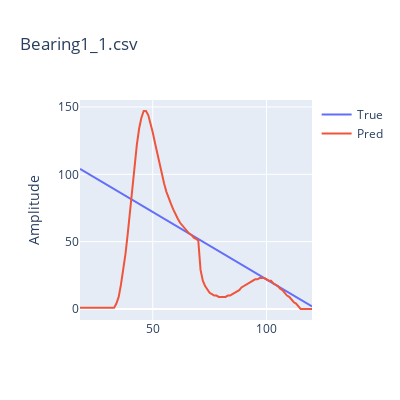
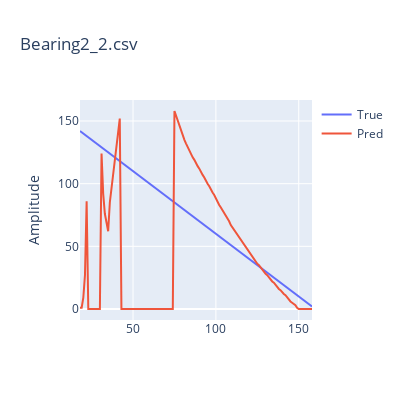
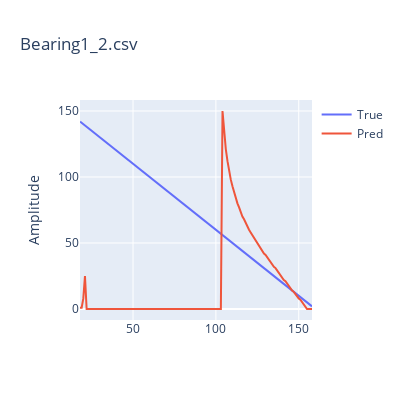

The cell these charts' notebook holds for them, in order:
### Code cell
m, nRS, st, drop= Mp
nHI, nR, N1, N2, N3,D, tau = Mp2
init = (st+nRS)
len_=0
brngs = brngs1
for i,brng in enumerate(brngs[:3]):
    mapeInit,check = None, False
    df_RS = (pd.read_csv(os.path.join(dir_rs,brng)).abs()).iloc[:,:-1]
    df_HI = (pd.read_csv(os.path.join(dir_hi,brng)).abs()).iloc[:,-1:]
    if drop: df_RS = df_RS.drop(columns='Y')
    RS = process_RS(df_RS,nRS)
    HI = process_HI(df_HI,nHI=nHI,init=init)
    xS,yS,zS = RS[st:-2], HI[:-1], HI[1:]
    if i==0: 
        teda=AutoCloud(m=m, nS=len(xS[0]), nI=len(yS[0]), nR=nR, nO=len(yS[0]), 
                            N1=N1, N2=N2, N3=N3, tau=tau, decay=D,
                            eol=0.2, fator=1,st=st+nRS-1) 
    elif i>0: teda.reset_rul()
    teda.wta = True
    teda.add_rulR2(n=-(st+nRS)+len(df_RS))
    for j,_ in enumerate(xS):
        x= xS[j]
        y,z = yS[j],zS[j]

        if i <= 1: teda.run(X=x,MergeGrnls=True,MergeOffGrnls=True,FitOffGrnls=True,OfflineRun=True)
        else: teda.run(x,MergeGrnls=True,MergeOffGrnls=True,FitOffGrnls=True, OfflineRun=True)
        
        teda.adapt(y,z)
        teda.RUL_single(y)

        if i ==0:
            if np.any(1 != teda.cloud_activation2[-1]) and not check:
                mapeInit=j
                check = True
                DamagedGrnl = (teda.cloud_activation2[-1])
        elif i>0 and not check:
            if DamagedGrnl in teda.cloud_activation3[-1]:
                mapeInit = j + 0
                check = True

    mape2 = teda.TimelyWeightedMAPE(rult=teda.cycleP,rulR=teda.rulR2,start=mapeInit)
    check = False
    print(mape2,mapeInit)
    plot_2series(x1=teda.cycleP,x2=teda.cycleP,y1=teda.rulR2,y2=teda.rulP, title=brng,s1='True',s2='Pred')

plot_DSI2(teda,ftrs=3,title='DSI - Granulation',ncol=2)

### Figure 1 — Plotly figure (JSON) as saved in the notebook; plotly's stock layout.template omitted (floating-point values rounded to 4 significant figures)
{"data": [{"mode": "lines", "name": "True", "type": "scatter", "x": [18.0, 19.0, 20.0, 21.0, 22.0, 23.0, 24.0, 25.0, 26.0, 27.0, 28.0, 29.0, 30.0, 31.0, 32.0, 33.0, 34.0, 35.0, 36.0, 37.0, 38.0, 39.0, 40.0, 41.0, 42.0, 43.0, 44.0, 45.0, 46.0, 47.0, 48.0, 49.0, 50.0, 51.0, 52.0, 53.0, 54.0, 55.0, 56.0, 57.0, 58.0, 59.0, 60.0, 61.0, 62.0, 63.0, 64.0, 65.0, 66.0, 67.0, 68.0, 69.0, 70.0, 71.0, 72.0, 73.0, 74.0, 75.0, 76.0, 77.0, 78.0, 79.0, 80.0, 81.0, 82.0, 83.0, 84.0, 85.0, 86.0, 87.0, 88.0, 89.0, 90.0, 91.0, 92.0, 93.0, 94.0, 95.0, 96.0, 97.0, 98.0, 99.0, 100.0, 101.0, 102.0, 103.0, 104.0, 105.0, 106.0, 107.0, 108.0, 109.0, 110.0, 111.0, 112.0, 113.0, 114.0, 115.0, 116.0, 117.0, 118.0, 119.0, 120.0], "xaxis": "x", "y": [104, 103, 102, 101, 100, 99, 98, 97, 96, 95, 94, 93, 92, 91, 90, 89, 88, 87, 86, 85, 84, 83, 82, 81, 80, 79, 78, 77, 76, 75, 74, 73, 72, 71, 70, 69, 68, 67, 66, 65, 64, 63, 62, 61, 60, 59, 58, 57, 56, 55, 54, 53, 52, 51, 50, 49, 48, 47, 46, 45, 44, 43, 42, 41, 40, 39, 38, 37, 36, 35, 34, 33, 32, 31, 30, 29, 28, 27, 26, 25, 24, 23, 22, 21, 20, 19, 18, 17, 16, 15, 14, 13, 12, 11, 10, 9, 8, 7, 6, 5, 4, 3, 2], "yaxis": "y"}, {"mode": "lines", "name": "Pred", "type": "scatter", "x": [18.0, 19.0, 20.0, 21.0, 22.0, 23.0, 24.0, 25.0, 26.0, 27.0, 28.0, 29.0, 30.0, 31.0, 32.0, 33.0, 34.0, 35.0, 36.0, 37.0, 38.0, 39.0, 40.0, 41.0, 42.0, 43.0, 44.0, 45.0, 46.0, 47.0, 48.0, 49.0, 50.0, 51.0, 52.0, 53.0, 54.0, 55.0, 56.0, 57.0, 58.0, 59.0, 60.0, 61.0, 62.0, 63.0, 64.0, 65.0, 66.0, 67.0, 68.0, 69.0, 70.0, 71.0, 72.0, 73.0, 74.0, 75.0, 76.0, 77.0, 78.0, 79.0, 80.0, 81.0, 82.0, 83.0, 84.0, 85.0, 86.0, 87.0, 88.0, 89.0, 90.0, 91.0, 92.0, 93.0, 94.0, 95.0, 96.0, 97.0, 98.0, 99.0, 100.0, 101.0, 102.0, 103.0, 104.0, 105.0, 106.0, 107.0, 108.0, 109.0, 110.0, 111.0, 112.0, 113.0, 114.0, 115.0, 116.0, 117.0, 118.0, 119.0, 120.0], "xaxis": "x", "y": [1.0, 1.0, 1.0, 1.0, 1.0, 1.0, 1.0, 1.0, 1.0, 1.0, 1.0, 1.0, 1.0, 1.0, 1.0, 1.0, 4.0, 9.0, 18.0, 28.0, 41.0, 56.0, 73.0, 90.0, 107.0, 122.0, 134.0, 142.0, 147.0, 147.0, 144.0, 138.0, 131.0, 123.0, 115.0, 107.0, 100.0, 93.0, 87.0, 82.0, 78.0, 74.0, 70.0, 67.0, 64.0, 62.0, 60.0, 58.0, 56.0, 55.0, 53.0, 52.0, 51.0, 29.0, 21.0, 17.0, 14.0, 12.0, 11.0, 10.0, 10.0, 9.0, 9.0, 9.0, 9.0, 10.0, 10.0, 11.0, 12.0, 13.0, 14.0, 16.0, 17.0, 18.0, 19.0, 20.0, 21.0, 22.0, 22.0, 23.0, 23.0, 23.0, 22.0, 21.0, 21.0, 19.0, 18.0, 17.0, 15.0, 14.0, 12.0, 10.0, 9.0, 7.0, 5.0, 4.0, 2.0, 0.0, 0.0, 0.0, 0.0, 0.0, 0.0], "yaxis": "y"}], "layout": {"height": 400, "title": {"text": "Bearing1_1.csv"}, "width": 400, "xaxis": {"anchor": "y", "domain": [0, 1]}, "yaxis": {"anchor": "x", "domain": [0, 1], "title": {"text": "Amplitude"}}}}

### Figure 2 — Plotly figure (JSON) as saved in the notebook; plotly's stock layout.template omitted (floating-point values rounded to 4 significant figures; data arrays with more than 128 entries replaced by an {"elided": "..."} marker saying what was removed)
{"data": [{"mode": "lines", "name": "True", "type": "scatter", "x": {"elided": "141 float values"}, "xaxis": "x", "y": {"elided": "142 int values"}, "yaxis": "y"}, {"mode": "lines", "name": "Pred", "type": "scatter", "x": {"elided": "141 float values"}, "xaxis": "x", "y": {"elided": "141 float values"}, "yaxis": "y"}], "layout": {"height": 400, "title": {"text": "Bearing2_2.csv"}, "width": 400, "xaxis": {"anchor": "y", "domain": [0, 1]}, "yaxis": {"anchor": "x", "domain": [0, 1], "title": {"text": "Amplitude"}}}}

### Figure 3 — Plotly figure (JSON) as saved in the notebook; plotly's stock layout.template omitted (floating-point values rounded to 4 significant figures; data arrays with more than 128 entries replaced by an {"elided": "..."} marker saying what was removed)
{"data": [{"mode": "lines", "name": "True", "type": "scatter", "x": {"elided": "141 float values"}, "xaxis": "x", "y": {"elided": "142 int values"}, "yaxis": "y"}, {"mode": "lines", "name": "Pred", "type": "scatter", "x": {"elided": "141 float values"}, "xaxis": "x", "y": {"elided": "141 float values"}, "yaxis": "y"}], "layout": {"height": 400, "title": {"text": "Bearing1_2.csv"}, "width": 400, "xaxis": {"anchor": "y", "domain": [0, 1]}, "yaxis": {"anchor": "x", "domain": [0, 1], "title": {"text": "Amplitude"}}}}
